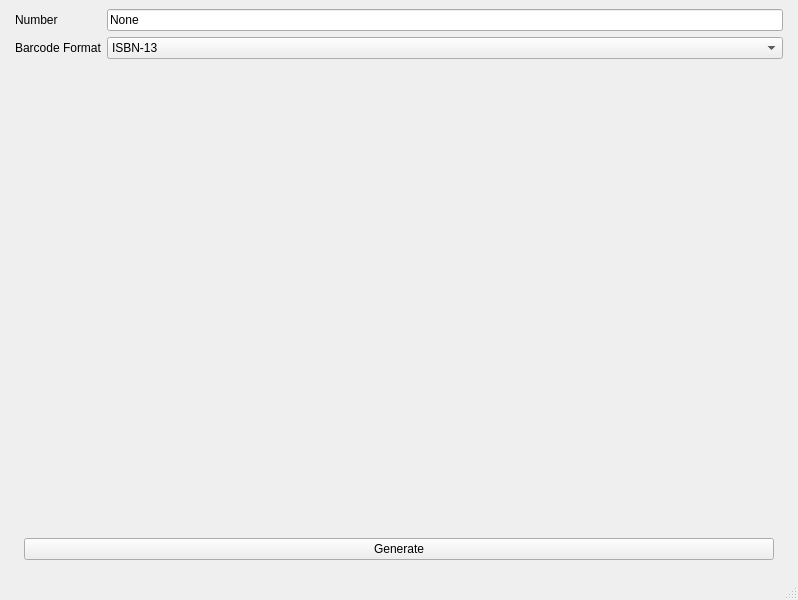
<?xml version="1.0" encoding="UTF-8"?>
<ui version="4.0">
 <class>MainWindow</class>
 <widget class="QMainWindow" name="MainWindow">
  <property name="geometry">
   <rect>
    <x>0</x>
    <y>0</y>
    <width>798</width>
    <height>600</height>
   </rect>
  </property>
  <property name="windowTitle">
   <string>MainWindow</string>
  </property>
  <widget class="QWidget" name="centralwidget">
   <layout class="QVBoxLayout" name="verticalLayout">
    <property name="leftMargin">
     <number>15</number>
    </property>
    <property name="rightMargin">
     <number>15</number>
    </property>
    <item>
     <layout class="QGridLayout" name="gridLayout" columnstretch="0,0">
      <property name="horizontalSpacing">
       <number>5</number>
      </property>
      <item row="1" column="0">
       <widget class="QLabel" name="label">
        <property name="text">
         <string>Barcode Format</string>
        </property>
       </widget>
      </item>
      <item row="1" column="1">
       <widget class="QComboBox" name="formats">
        <property name="currentIndex">
         <number>1</number>
        </property>
        <property name="maxVisibleItems">
         <number>14</number>
        </property>
        <item>
         <property name="text">
          <string>UPC-A</string>
         </property>
        </item>
        <item>
         <property name="text">
          <string>ISBN-13</string>
         </property>
        </item>
       </widget>
      </item>
      <item row="0" column="0">
       <widget class="QLabel" name="label_2">
        <property name="text">
         <string>Number</string>
        </property>
       </widget>
      </item>
      <item row="0" column="1">
       <widget class="QLineEdit" name="lineEdit">
        <property name="text">
         <string>None</string>
        </property>
        <property name="dragEnabled">
         <bool>false</bool>
        </property>
        <property name="readOnly">
         <bool>true</bool>
        </property>
       </widget>
      </item>
      <item row="2" column="0" colspan="2">
       <widget class="QStackedWidget" name="stackedWidget">
        <property name="currentIndex">
         <number>0</number>
        </property>
        <widget class="QWidget" name="page">
         <layout class="QVBoxLayout" name="verticalLayout_2">
          <item>
           <widget class="QLabel" name="label_3">
            <property name="text">
             <string/>
            </property>
            <property name="alignment">
             <set>Qt::AlignCenter</set>
            </property>
           </widget>
          </item>
          <item>
           <widget class="QPushButton" name="generator1">
            <property name="text">
             <string>Generate</string>
            </property>
           </widget>
          </item>
         </layout>
        </widget>
        <widget class="QWidget" name="page_2">
         <layout class="QVBoxLayout" name="verticalLayout_3">
          <item>
           <widget class="QLabel" name="label_4">
            <property name="text">
             <string/>
            </property>
            <property name="alignment">
             <set>Qt::AlignCenter</set>
            </property>
           </widget>
          </item>
          <item>
           <widget class="QPushButton" name="generator2">
            <property name="text">
             <string>Generate</string>
            </property>
           </widget>
          </item>
         </layout>
        </widget>
       </widget>
      </item>
     </layout>
    </item>
   </layout>
  </widget>
  <widget class="QStatusBar" name="statusbar"/>
 </widget>
 <resources/>
 <connections>
  <connection>
   <sender>formats</sender>
   <signal>currentIndexChanged(int)</signal>
   <receiver>stackedWidget</receiver>
   <slot>setCurrentIndex(int)</slot>
   <hints>
    <hint type="sourcelabel">
     <x>759</x>
     <y>36</y>
    </hint>
    <hint type="destinationlabel">
     <x>772</x>
     <y>109</y>
    </hint>
   </hints>
  </connection>
  <connection>
   <sender>formats</sender>
   <signal>currentIndexChanged(int)</signal>
   <receiver>lineEdit</receiver>
   <slot>clear()</slot>
   <hints>
    <hint type="sourcelabel">
     <x>759</x>
     <y>35</y>
    </hint>
    <hint type="destinationlabel">
     <x>771</x>
     <y>17</y>
    </hint>
   </hints>
  </connection>
 </connections>
</ui>
